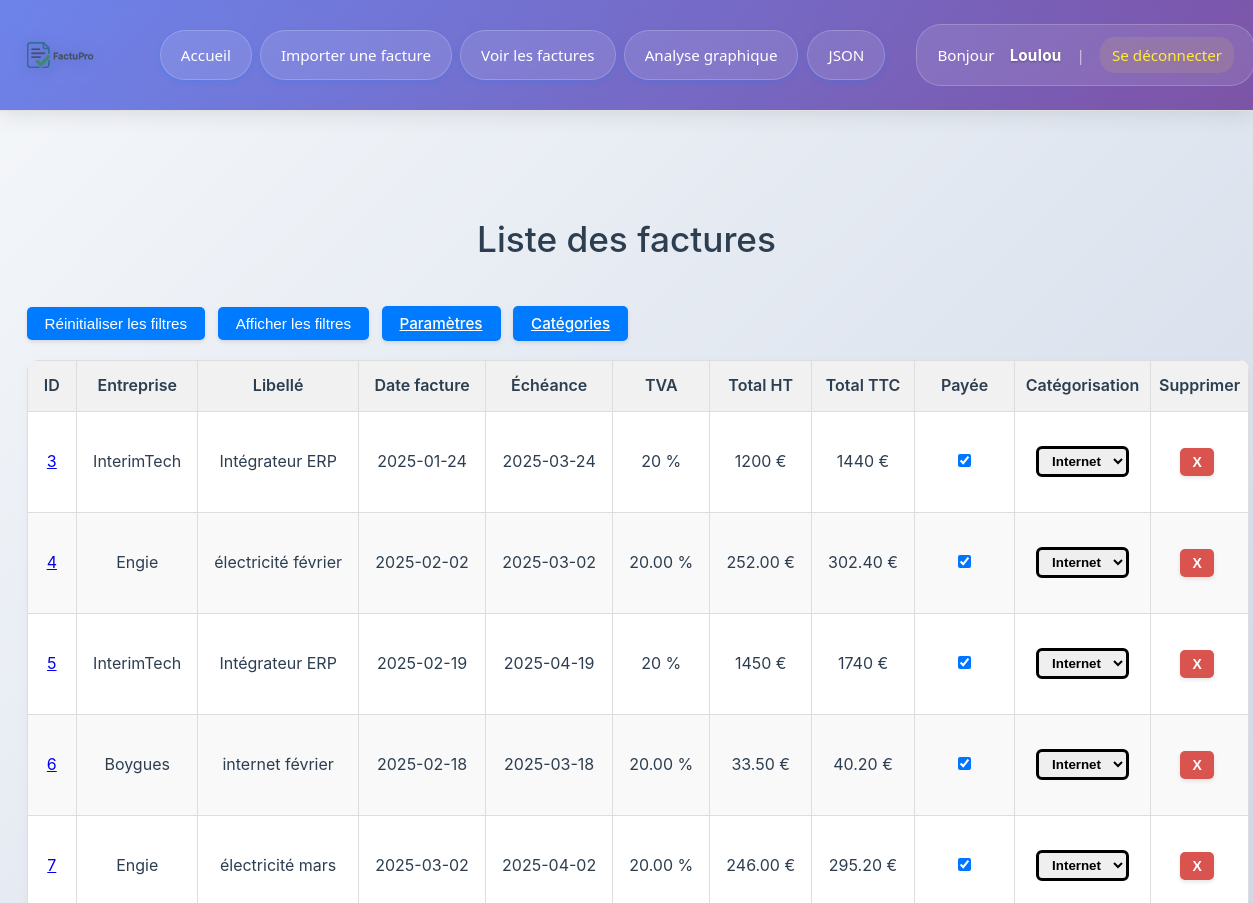
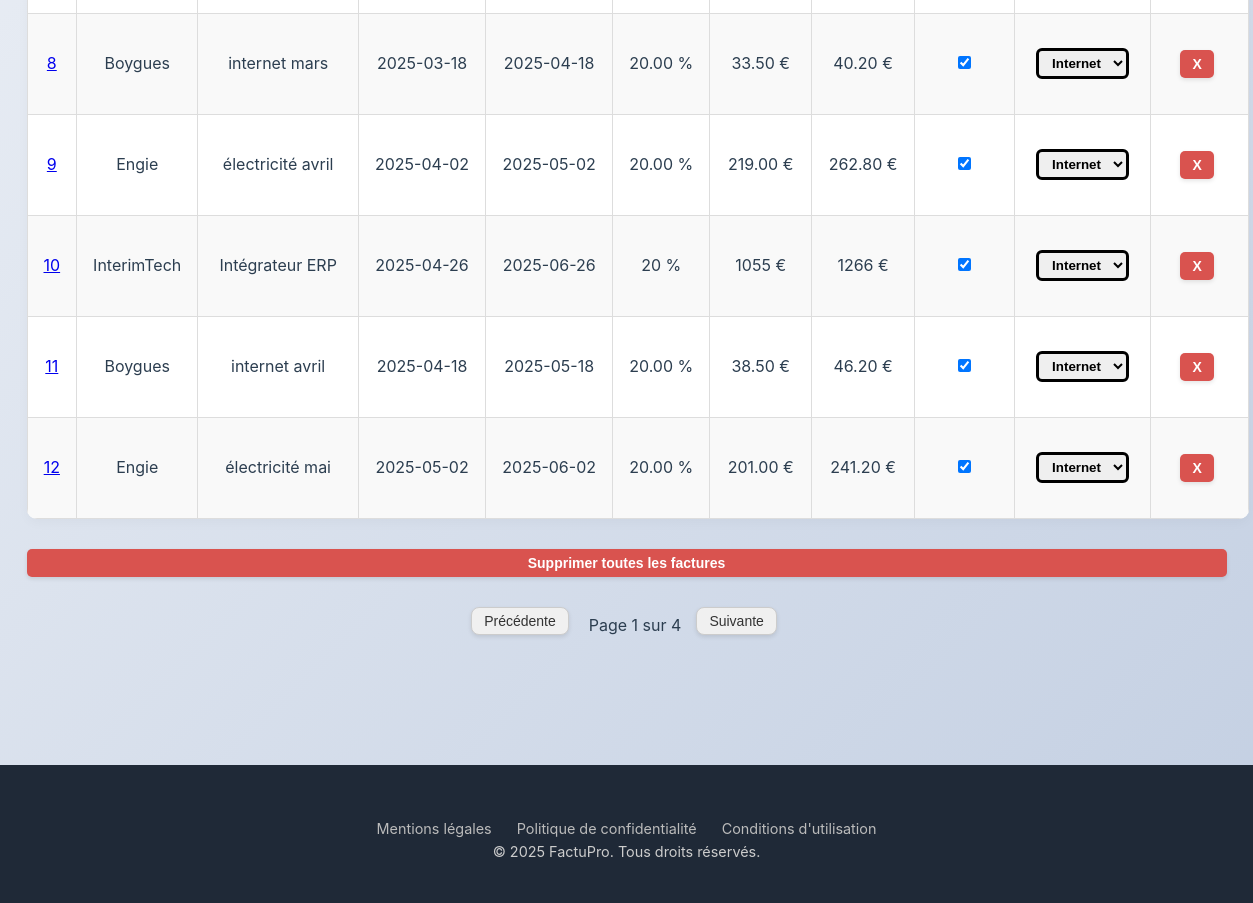
Screenshot of /factures (signed in) with the database file from the repository (2 pictures, top to bottom).
### tables this page shows
CREATE TABLE factures (
            id INTEGER PRIMARY KEY AUTOINCREMENT,
            fournisseur TEXT,
            date_facture TEXT,
            numero_facture TEXT,
            montant_total TEXT,
            TVA TEXT,
            utilisateur_id INTEGER,
            nom_fichier TEXT,
            facture_payee INTEGER DEFAULT 0,
            numero_client TEXT,
            echeance TEXT,
            somme_finale TEXT, categorie TEXT DEFAULT "Non-catégorisée",
            FOREIGN KEY (utilisateur_id) REFERENCES utilisateurs(id)
        );

### app.py (the view)
@app.route('/factures')
def afficher_factures():
    conn = sqlite3.connect('factures.db')
    conn.row_factory = sqlite3.Row
    c = conn.cursor()
    c.execute('SELECT * FROM factures WHERE utilisateur_id = ?', (session['utilisateur_id'],))
    factures = c.fetchall()
    conn.close()
    categories = get_user_categories()
    return render_template('factures.html', factures=factures, categories=categories)

### app.py (called while the page is built)
@app.before_request
def verifier_connexion():
    if request.endpoint in ['upload', 'afficher_factures', 'analyse'] and 'utilisateur_id' not in session:
        return redirect(url_for('login'))

def get_user_categories():
    conn = sqlite3.connect('factures.db')
    conn.row_factory = sqlite3.Row
    cursor = conn.cursor()
    cursor.execute(
        "SELECT nom_categories FROM categorisation WHERE utilisateur_id = ?",
        (session['utilisateur_id'],)
    )
    categories = cursor.fetchall()
    conn.close()
    return categories

@app.context_processor
def injecter_pseudo():
    return {"pseudo": session.get("pseudo")}

### templates/factures.html (shortened to what this page needs)
<!DOCTYPE html>
<html lang="fr">
  <head>
    <link rel="stylesheet" href="{{ url_for('static', filename='style.css') }}">
  </head>
  <body>
    {% include 'header.html' %}
    <div class="container">
      <h1>Liste des factures</h1>
      <button type="button" id="reset-filters-btn" class="standard-btn">Réinitialiser les filtres</button>
      <button id="toggle-filters-btn" class="standard-btn">Afficher les filtres</button>
      <a href="/parametres" class="standard-btn">Paramètres</a>
      <a href="/categorisation" class="standard-btn">Catégories</a>
      <table id="table-factures">
        <thead>
          <tr>
            <th>ID</th>
            <th>
              Entreprise <br>
            </th>
            <th>
              Libellé <br>
            </th>
            <th>
              Date facture
            </th>
            <th>
              Échéance
            </th>
            <th>TVA</th>
            <th>Total HT</th>
            <th>Total TTC</th>
            <th>
              Payée <br>
            </th>
            <th>
              Catégorisation <br>
            </th>
            <th>Supprimer</th>
          </tr>
        </thead>
        <tbody>
          {% for f in factures %}
            <tr>
              <td>
                {% if f['nom_fichier'] %}
                  <a href="{{ url_for('telecharger_fichier', filename=f['nom_fichier']) }}" target="_blank" title="Télécharger la facture {{ f['id'] }}">
                    {{ f['id'] }}
                  </a>
                {% else %}
                  {{ f['id'] }}
                {% endif %}
              </td>
              <td>{{ f['fournisseur'] }}</td>
              <td>{{ f['numero_facture'] }}</td>
              <td>{{ f['date_facture'] }}</td>
              <td>{{ f['echeance'] }}</td>
              <td>{{ f['TVA'] }} %</td>
              <td>{{ f['somme_finale'] }} €</td>
              <td>{{ f['montant_total'] }} €</td>
              <td>
                <form action="{{ url_for('toggle_payee', facture_id=f['id']) }}" method="post">
                  <input type="checkbox" name="checkbox_paiement" {% if f['facture_payee'] == 1 %}checked{% endif %} onchange="this.form.submit()">
                </form>
              </td>
              <td class="categorie-cell {{ f['categorie']|lower|replace(' ', '_')|replace('é', 'e')|replace('-', '_') }}">
                <form method="POST" action="{{ url_for('modifier_categorie', facture_id=f['id']) }}">
                  <select name="changement_categorie" onchange="this.form.submit()">
                    {% for c in categories %}
                      <option value="{{ c['nom_categories'] }}">{{ c['nom_categories'] }}</option>
                    {% endfor %}
                  </select>
                </form>
              </td>
              <td>
                <form method="POST" action="/supprimer/{{ f['id'] }}" onsubmit="return confirm('Confirmer la suppression ?');">
                  <button type="submit" class="danger">X</button>
                </form>
              </td>
            </tr>
          {% endfor %}
        </tbody>
      </table>
      <form method="POST" action="/supprimer_tout" onsubmit="return confirm('Supprimer toutes les factures ?');">
        <button type="submit" class="danger full">Supprimer toutes les factures</button>
      </form>
      <div id="pagination-controls" class="pagination">
        <button id="prevPage" disabled>Précédente</button>
        <span id="pageInfo">Page 1</span>
        <button id="nextPage">Suivante</button>
      </div>
    </div>
    {% include 'footer.html' %}
  </body>
</html>

### templates/header.html (shortened to what this page needs)
<!DOCTYPE html>
<html lang="fr">
<head>
</head>
<body>
    <header class="header">
        <div class="header-content">
            <div class="left-section">
                <div class="logo">
                    <img src="/static/logo.png" alt="Logo">
                </div>
                <nav class="nav-links">
                    <a href="/">Accueil</a>
                    <a href="/upload">Importer une facture</a>
                    <a href="/factures">Voir les factures</a>
                    <a href="/analyse">Analyse graphique</a>
                    <a href="/factures/json/page">JSON</a>
                </nav>
            </div>
            <div class="user-info">
                Bonjour <strong>{{ pseudo }}</strong>
                <span class="separator">|</span>
                <a href="/logout" class="logout-link">Se déconnecter</a>
            </div>
        </div>
    </header>
</body>
</html>

### templates/footer.html
<footer class="footer">
    <div class="links">
        <a href="#">Mentions légales</a>
        <a href="#">Politique de confidentialité</a>
        <a href="#">Conditions d'utilisation</a>
    </div>
        <p>&copy; 2025 FactuPro. Tous droits réservés.</p>
</footer>

### templates/header.html (style rules this page uses)
* { margin: 0; padding: 0; box-sizing: border-box; }
.header { background: linear-gradient(135deg, #667eea 0%, #764ba2 100%); box-shadow: 0 4px 20px rgba(0, 0, 0, 0.1); padding: 0; position: relative; overflow: hidden; }
.header::before { content: ''; position: absolute; top: 0; left: 0; right: 0; bottom: 0; background: rgba(255, 255, 255, 0.05); backdrop-filter: blur(10px); }
.header-content { display: flex; align-items: center; justify-content: space-between; padding: 15px 40px 15px 20px; position: relative; z-index: 2; max-width: 1400px; margin: 0 auto; }
.left-section { display: flex; align-items: center; gap: 50px; flex: 1; max-width: 70%; }
.logo { display: flex; align-items: center; flex-shrink: 0; margin-right: 10px; }
.logo img { height: 80px; width: auto; filter: drop-shadow(0 2px 8px rgba(0, 0, 0, 0.2)); transition: transform 0.3s ease; }
.nav-links { display: flex; align-items: center; gap: 8px; }
.nav-links a { color: white; text-decoration: none; padding: 12px 20px; border-radius: 25px; font-weight: 500; font-size: 0.95em; transition: all 0.3s cubic-bezier(0.4, 0, 0.2, 1); position: relative; overflow: hidden; background: rgba(255, 255, 255, 0.1); backdrop-filter: blur(10px); border: 1px solid rgba(255, 255, 255, 0.2); }
.nav-links a::before { content: ''; position: absolute; top: 0; left: -100%; width: 100%; height: 100%; background: linear-gradient(90deg, transparent, rgba(255, 255, 255, 0.2), transparent); transition: left 0.5s; }
.user-info { color: white; font-size: 0.95em; font-weight: 500; display: flex; align-items: center; gap: 15px; background: rgba(255, 255, 255, 0.1); backdrop-filter: blur(10px); padding: 12px 20px; border-radius: 25px; border: 1px solid rgba(255, 255, 255, 0.2); flex-shrink: 0; margin-left: 40px; }
.user-info strong { color: #fff; text-shadow: 0 1px 2px rgba(0, 0, 0, 0.3); }
.user-info .separator { color: rgba(255, 255, 255, 0.6); font-weight: 300; }
.logout-link { color: #ffeb3b !important; text-decoration: none; font-weight: 600; transition: all 0.3s ease; padding: 6px 12px; border-radius: 15px; background: rgba(255, 235, 59, 0.1); }
.header-content > * { animation: slideInFromTop 0.6s ease-out; }
.nav-links a:nth-child(1) { animation-delay: 0.1s; }
.nav-links a:nth-child(2) { animation-delay: 0.2s; }
.nav-links a:nth-child(3) { animation-delay: 0.3s; }
.nav-links a:nth-child(4) { animation-delay: 0.4s; }
.nav-links a:nth-child(5) { animation-delay: 0.5s; }

### rows the page displays
factures: id "3", fournisseur "InterimTech", numero_facture "Intégrateur ERP", date_facture "2025-01-24", echeance "2025-03-24", TVA "20", somme_finale "1200", montant_total "1440", facture_payee "☑"
factures: id "4", fournisseur "Engie", numero_facture "électricité février", date_facture "2025-02-02", echeance "2025-03-02", TVA "20.00", somme_finale "252.00", montant_total "302.40", facture_payee "☑"
factures: id "5", fournisseur "InterimTech", numero_facture "Intégrateur ERP", date_facture "2025-02-19", echeance "2025-04-19", TVA "20", somme_finale "1450", montant_total "1740", facture_payee "☑"
factures: id "6", fournisseur "Boygues", numero_facture "internet février", date_facture "2025-02-18", echeance "2025-03-18", TVA "20.00", somme_finale "33.50", montant_total "40.20", facture_payee "☑"
factures: id "7", fournisseur "Engie", numero_facture "électricité mars", date_facture "2025-03-02", echeance "2025-04-02", TVA "20.00", somme_finale "246.00", montant_total "295.20", facture_payee "☑"
factures: id "8", fournisseur "Boygues", numero_facture "internet mars", date_facture "2025-03-18", echeance "2025-04-18", TVA "20.00", somme_finale "33.50", montant_total "40.20", facture_payee "☑"
factures: id "9", fournisseur "Engie", numero_facture "électricité avril", date_facture "2025-04-02", echeance "2025-05-02", TVA "20.00", somme_finale "219.00", montant_total "262.80", facture_payee "☑"
factures: id "10", fournisseur "InterimTech", numero_facture "Intégrateur ERP", date_facture "2025-04-26", echeance "2025-06-26", TVA "20", somme_finale "1055", montant_total "1266", facture_payee "☑"
factures: id "11", fournisseur "Boygues", numero_facture "internet avril", date_facture "2025-04-18", echeance "2025-05-18", TVA "20.00", somme_finale "38.50", montant_total "46.20", facture_payee "☑"
factures: id "12", fournisseur "Engie", numero_facture "électricité mai", date_facture "2025-05-02", echeance "2025-06-02", TVA "20.00", somme_finale "201.00", montant_total "241.20", facture_payee "☑"

### other values shown
{{ pseudo }} "Loulou"
form field changement_categorie "Internet"
